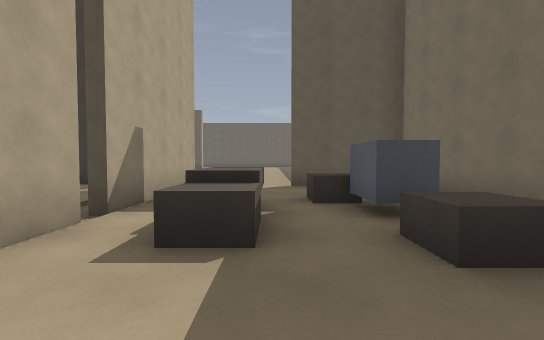
view 1 (above)

24 first-person views from a walk through a level from a Godot 3-D game. The camera is 1.3 m above the floor, tilts 2° down and sees 90° across. The floor is counted in squares, 2 m on a side. Each view is taken from the middle of a square. On the plan, view 1 faces up. The plan holds only what a view shows up to about 9 squares ahead; the rest is blank. The place goes on beyond the plan. Surface patterns are stand-ins for the level's own textures.

view 2
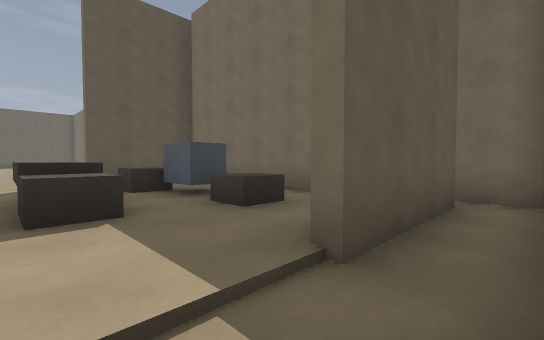

view 3
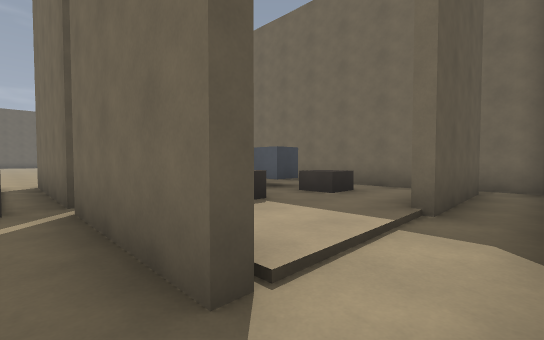

view 4
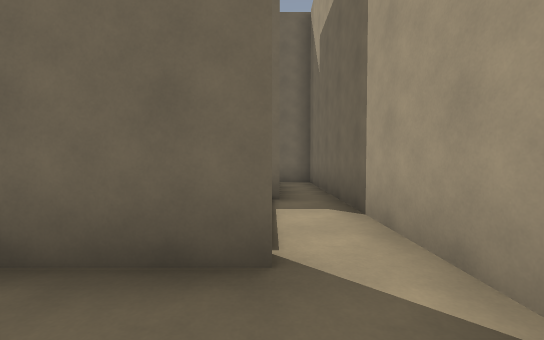

view 5
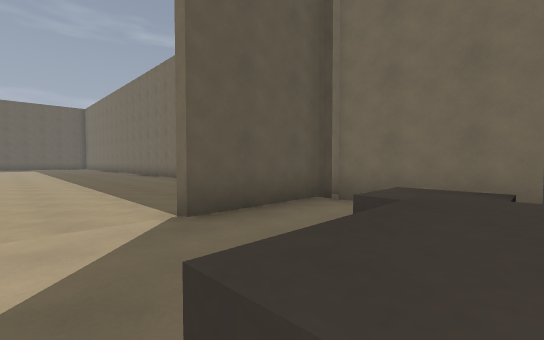

view 6
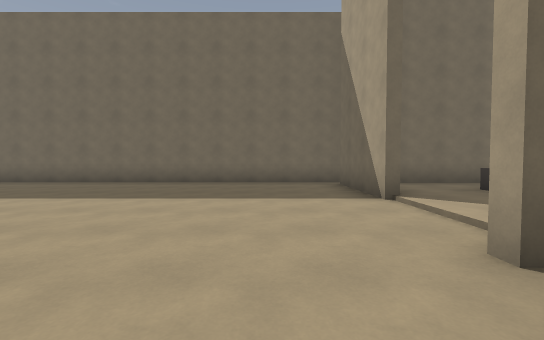

view 7
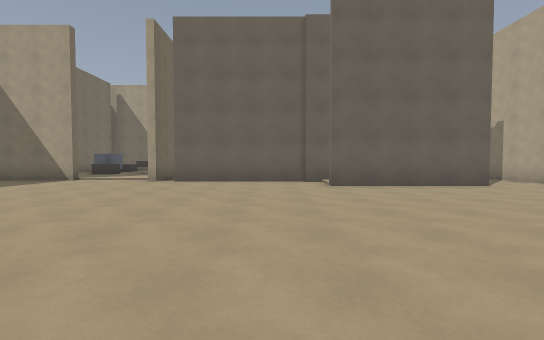

view 8
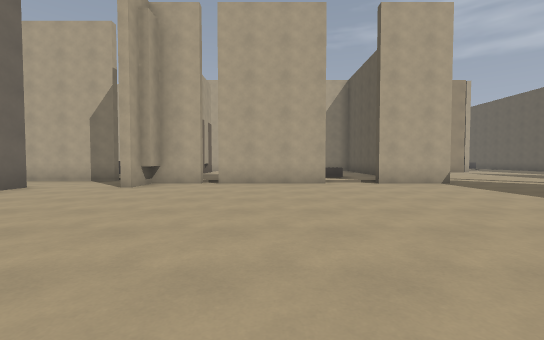

view 9
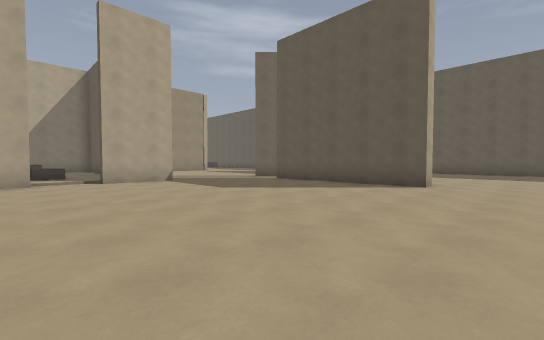

view 10
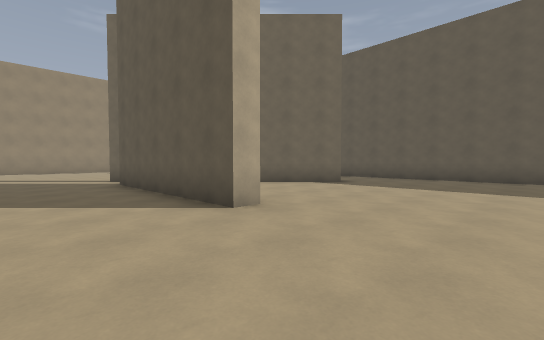

view 11
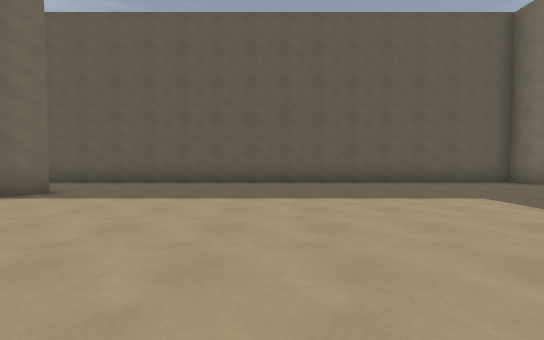

view 12
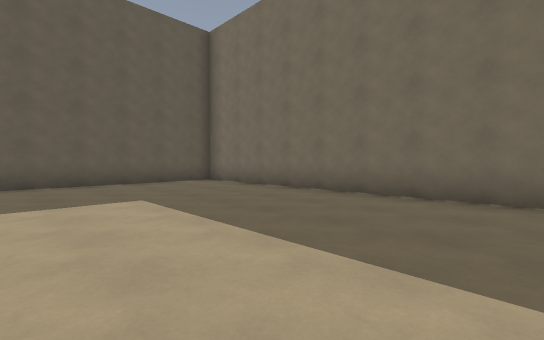

view 13
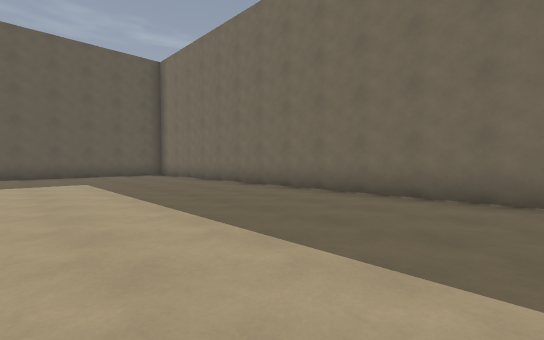

view 14
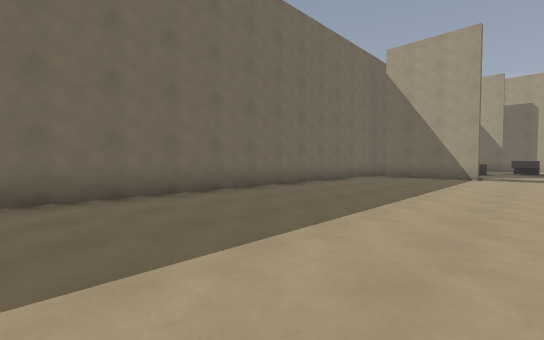

view 15
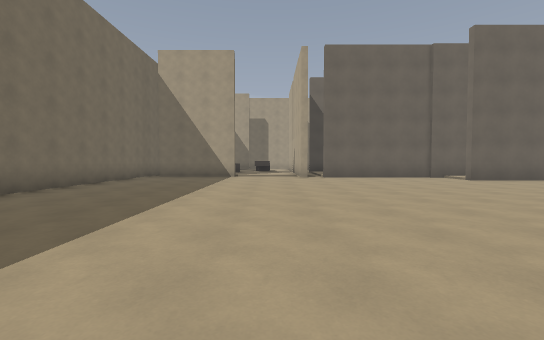

view 16
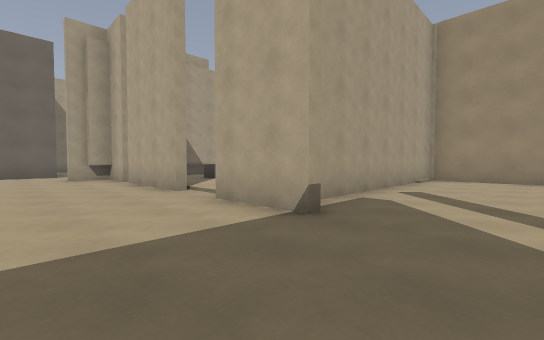

view 17
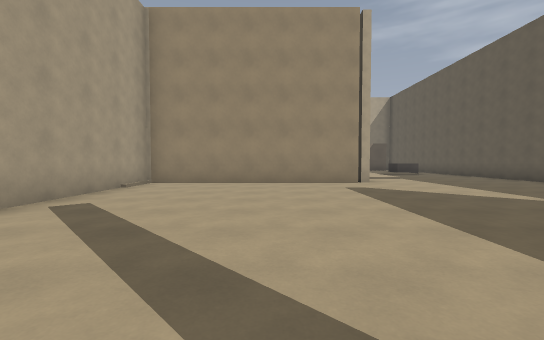

view 18
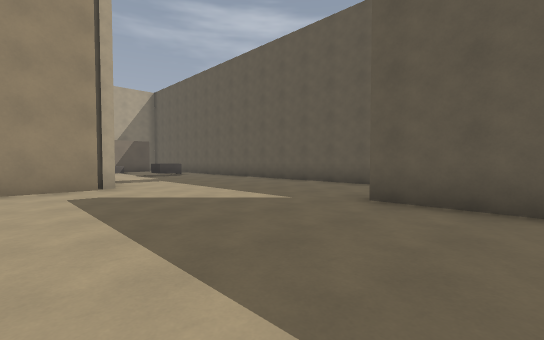

view 19
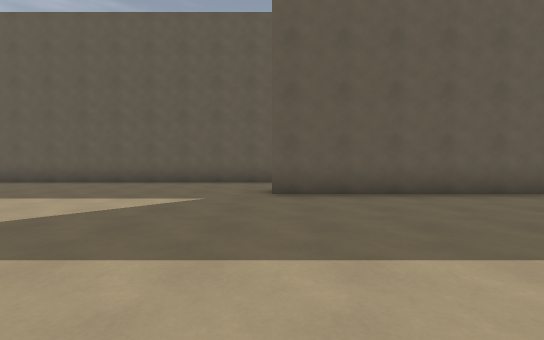

view 20
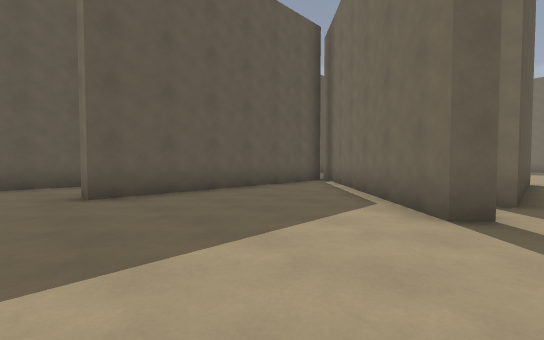

view 21
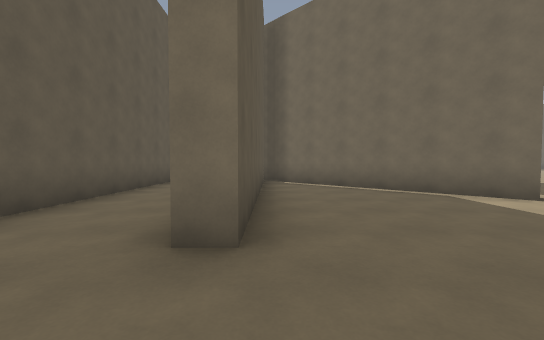

view 22
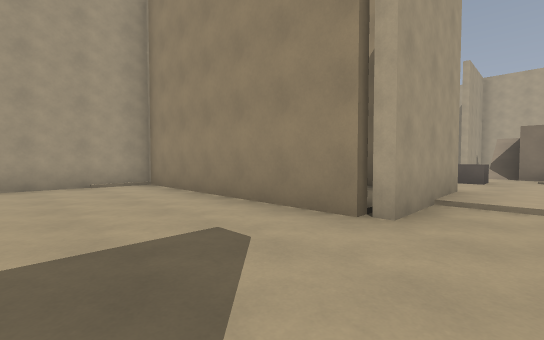

view 23
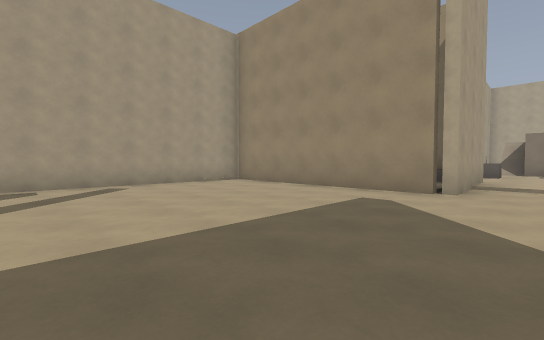

view 24
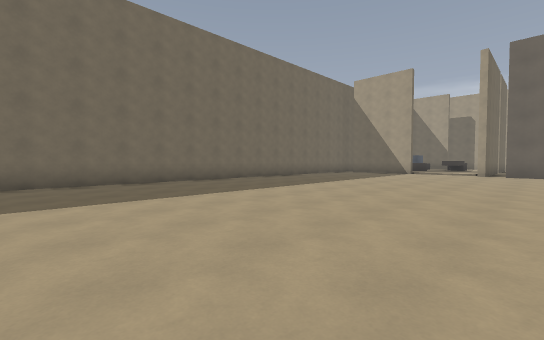

### Floor plan
Points are (right, up) in squares from view 1. A wall is a line through its corners. A room is listed if a view was taken in it or the views show most of it. See-through windows are left out.
Room 1 (views 1, 5)
walls: (-0.1, 2.7) (-0.9, 2.7); (-0.9, 2) (-0.9, 3.9); (1.9, 3) (1.2, 3) (1.2, 3.5); (-2.1, 3) (-2.1, 2); (3.1, 0.9) (3.1, 6.5); (-2.1, 6.5) (-2.1, 3.5); (3.5, 6.9) (0.5, 6.9)
low walls: (-0.1, 2.5) (-0.1, 2) (-0.9, 2)
ways out: opening at (-0.5, 0) to room 2; opening at (-0.5, 7) to room 4
objects: crate (1, 4); crate (2, 2)
Room 2 (view 2)
walls: (3.6, -0.1) (0.5, -0.1); (4.1, -1.2) (4.1, 0); (-1.5, -1.1) (3.9, -1.1)
ways out: opening at (-0.5, 0) to room 1; opening at (-2, -1) to room 3; opening at (4, 8) to room 4
Room 3 (views 3, 4)
walls: (-2.1, 3.5) (-3.1, 3.5); (-3, -1.1) (-1.5, -1.1); (-2.4, -0.1) (-2.4, 3)
ways out: opening at (-2, -1) to room 2; gap at (-14, 10)
Room 4 (views 6, 7, 8, 9, 10, 11, 12, 13, 14, 15, 16, 17, 18, 19, 20, 21, 22, 23, 24)
walls: (-6, 23.9) (-6, 23.3) (-11, 23.3); (-12.6, 20) (-12.6, 18); (-12, 23.6) (-12.3, 23.3) (-12.6, 23.7) (-8, 28.3); (-12.6, 16.6) (-12.6, 13.5); (-7.3, 28.3) (-9.1, 26.6); (-8.5, 28.2) (-15, 28.2) (-15, 28.8); (-12.6, 13) (-12.6, 11.6) (-11.5, 11.6); (-12.6, 11.9) (-12, 11.9); (-10.4, 9.1) (-7.5, 9.1); (-7.8, 7.8) (-7, 7.8); (-7.1, 7.5) (-3, 7.5); (-2.1, 7.5) (-2.1, 6.5); (0.4, 7.1) (3.5, 7.1); (4.1, 6.9) (4.1, 31.1) (-23.1, 31.1); (-23.1, 25.9) (-19.9, 25.9) (-19.9, 19.4) (-13.8, 19.4)
ways out: opening at (-0.5, 7) to room 1; opening at (4, 8) to room 2; opening at (-13, 13); opening at (-13, 17); opening at (-11, 10)

Positions as (right, up) in squares from view 1, and headings:
1: (0, 0), facing up
2: (-1, -1), facing up-right
3: (-3, -1), facing up-right
4: (-4, 0), facing right
5: (-1, 4), facing up-right
6: (-4, 9), facing right
7: (-6, 16), facing down
8: (-5, 15), facing left
9: (-4, 16), facing up-left
10: (-3, 21), facing up-left
11: (-3, 23), facing up
12: (-1, 23), facing up-right
13: (-1, 19), facing up-right
14: (-1, 18), facing down-right
15: (-1, 18), facing down
16: (-10, 22), facing down-left
17: (-12, 23), facing left
18: (-13, 24), facing up-left
19: (-15, 23), facing up
20: (-16, 23), facing up-right
21: (-17, 28), facing right
22: (-17, 27), facing down-left
23: (-14, 27), facing down-left
24: (-4, 21), facing down-right
